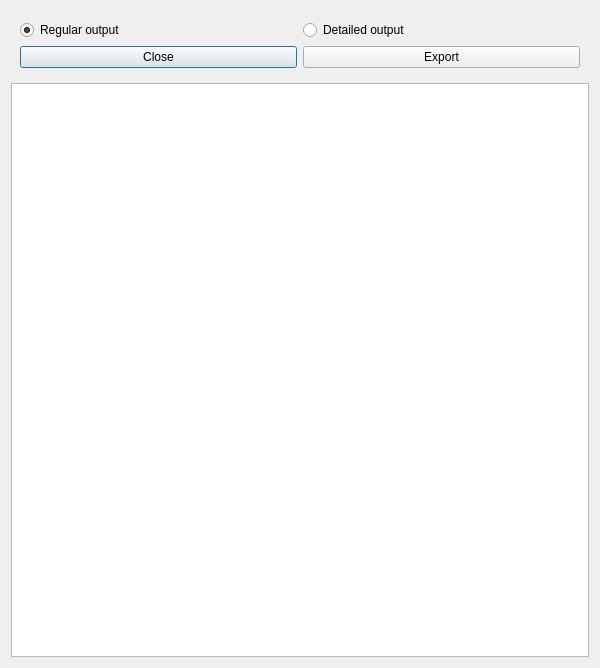
<?xml version="1.0" encoding="UTF-8"?>
<ui version="4.0">
 <class>TextExporter</class>
 <widget class="QDialog" name="TextExporter">
  <property name="geometry">
   <rect>
    <x>0</x>
    <y>0</y>
    <width>600</width>
    <height>668</height>
   </rect>
  </property>
  <property name="windowTitle">
   <string>Text Exporter</string>
  </property>
  <property name="windowIcon">
   <iconset resource="../resources/resources.qrc">
    <normaloff>:/icons/icons/emblem-downloads.svg</normaloff>:/icons/icons/emblem-downloads.svg</iconset>
  </property>
  <layout class="QGridLayout" name="gridLayout">
   <item row="3" column="0" colspan="2">
    <widget class="QTextBrowser" name="textBrowser">
     <property name="font">
      <font>
       <family>Bitstream Vera Sans Mono</family>
      </font>
     </property>
     <property name="lineWrapMode">
      <enum>QTextEdit::NoWrap</enum>
     </property>
    </widget>
   </item>
   <item row="1" column="0" colspan="2">
    <widget class="QFrame" name="frame">
     <property name="autoFillBackground">
      <bool>true</bool>
     </property>
     <layout class="QGridLayout" name="gridLayout_2">
      <item row="0" column="2">
       <widget class="QRadioButton" name="radioButton_2">
        <property name="text">
         <string>Detailed output</string>
        </property>
       </widget>
      </item>
      <item row="2" column="0">
       <widget class="QPushButton" name="pushButton_close">
        <property name="text">
         <string>Close</string>
        </property>
        <property name="icon">
         <iconset resource="../resources/resources.qrc">
          <normaloff>:/icons/icons/emblem-unreadable.svg</normaloff>:/icons/icons/emblem-unreadable.svg</iconset>
        </property>
       </widget>
      </item>
      <item row="2" column="2">
       <widget class="QPushButton" name="pushButton_export">
        <property name="text">
         <string>Export</string>
        </property>
        <property name="icon">
         <iconset resource="../resources/resources.qrc">
          <normaloff>:/icons/icons/emblem-downloads.svg</normaloff>:/icons/icons/emblem-downloads.svg</iconset>
        </property>
       </widget>
      </item>
      <item row="0" column="0">
       <widget class="QRadioButton" name="radioButton">
        <property name="text">
         <string>Regular output</string>
        </property>
        <property name="checked">
         <bool>true</bool>
        </property>
       </widget>
      </item>
     </layout>
    </widget>
   </item>
  </layout>
 </widget>
 <resources>
  <include location="../resources/resources.qrc"/>
 </resources>
 <connections/>
</ui>
